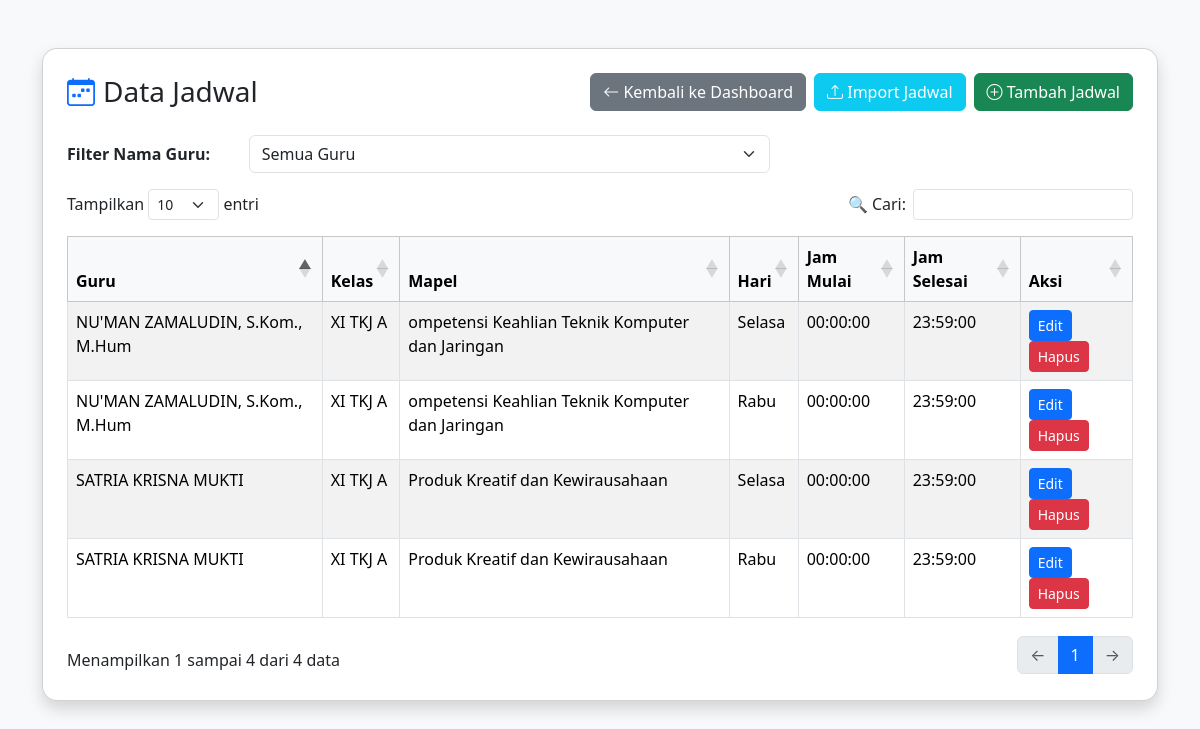
The page /public/index.php?page=jadwal (signed in) on the database its author committed.
### tables this page shows
CREATE TABLE `jadwal` (
  `id_jadwal` int(11) NOT NULL,
  `hari` varchar(20) DEFAULT NULL,
  `jam_mulai` time DEFAULT NULL,
  `jam_selesai` time DEFAULT NULL,
  `id_guru_mapel` int(11) DEFAULT NULL
);

CREATE TABLE `guru` (
  `id_guru` int(11) NOT NULL,
  `nama_guru` varchar(100) NOT NULL,
  `nip` varchar(50) DEFAULT NULL,
  `email` varchar(100) DEFAULT NULL,
  `password` varchar(255) DEFAULT NULL
);

CREATE TABLE `kelas` (
  `id_kelas` int(11) NOT NULL,
  `nama_kelas` varchar(50) NOT NULL
);

CREATE TABLE `mata_pelajaran` (
  `id_mapel` int(11) NOT NULL,
  `nama_mapel` varchar(100) DEFAULT NULL,
  `kode_mapel` varchar(20) DEFAULT NULL
);

### app/controllers/JadwalController.php (called while the page is built, shortened)
<?php
require_once __DIR__ . '/../../core/Database.php';
class JadwalController
{
    private $conn;
    public function __construct()
    {
        $db = new Database();
        $this->conn = $db->getConnection();
    }
    public function index()
    {
        $stmt = $this->conn->query("
            SELECT j.*, g.nama_guru, m.nama_mapel, k.nama_kelas
            FROM jadwal j
            JOIN guru_mapel gm ON j.id_guru_mapel = gm.id_guru_mapel
            JOIN guru g ON gm.id_guru = g.id_guru
            JOIN mata_pelajaran m ON gm.id_mapel = m.id_mapel
            JOIN kelas k ON gm.id_kelas = k.id_kelas
        ");
        $jadwal = $stmt->fetchAll(PDO::FETCH_ASSOC);
        include __DIR__ . '/../views/jadwal/index.php';
    }
}

### core/Database.php (called while the page is built)
<?php
class Database
{
    private static $connection;
    public static function getConnection()
    {
        if (!self::$connection) {
            try {
                $config = require __DIR__ . '/config.php';
                $host     = $config['db_host'];
                $dbname   = $config['db_name'];
                $username = $config['db_user'];
                $password = $config['db_password'];
                self::$connection = new PDO("mysql:host=$host;dbname=$dbname", $username, $password);
                self::$connection->setAttribute(PDO::ATTR_ERRMODE, PDO::ERRMODE_EXCEPTION);
            } catch (PDOException $e) {
                die("Connection failed: " . $e->getMessage());
            }
        }
        return self::$connection;
    }
}

### app/views/jadwal/index.php (the view, shortened to what this page needs)
<!DOCTYPE html>
<html lang="id">
<head>
    <link href="https://cdn.jsdelivr.net/npm/bootstrap@5.3.2/dist/css/bootstrap.min.css" rel="stylesheet">
    <link href="https://cdn.datatables.net/1.13.6/css/dataTables.bootstrap5.min.css" rel="stylesheet">
    <link href="https://cdn.datatables.net/buttons/2.4.2/css/buttons.bootstrap5.min.css" rel="stylesheet">
    <link href="https://cdn.jsdelivr.net/npm/bootstrap-icons@1.11.3/font/bootstrap-icons.css" rel="stylesheet">
    <link rel="stylesheet" href="assets/css/jadwal.css">
</head>
<body>
    <div class="container my-5">
        <div class="card shadow p-4">
            <div class="d-flex justify-content-between align-items-center mb-4 flex-wrap gap-2">
                <h3 class="mb-0"><i class="bi bi-calendar-week me-2"></i>Data Jadwal</h3>
                <div class="d-flex flex-wrap gap-2">
                    <a href="?page=dashboard" class="btn btn-secondary"><i class="bi bi-arrow-left"></i> Kembali ke Dashboard</a>
                    <?php if ($_SESSION['user']['role'] === 'admin'): ?>
                        <a href="?page=import_jadwal" class="btn btn-info text-white"><i class="bi bi-upload"></i> Import Jadwal</a>
                    <?php endif; ?>
                    <a href="?page=jadwal-create" class="btn btn-success"><i class="bi bi-plus-circle"></i> Tambah Jadwal</a>
                </div>
            </div>
            <div class="mb-3 row">
                <label for="filterGuru" class="col-sm-2 col-form-label fw-semibold">Filter Nama Guru:</label>
                <div class="col-sm-6">
                    <select id="filterGuru" class="form-select">
                        <option value="">Semua Guru</option>
                    </select>
                </div>
            </div>
            <table id="jadwalTable" class="table table-bordered table-striped table-hover">
                <thead class="table-light">
                    <tr>
                        <th>Guru</th>
                        <th>Kelas</th>
                        <th>Mapel</th>
                        <th>Hari</th>
                        <th>Jam Mulai</th>
                        <th>Jam Selesai</th>
                        <th>Aksi</th>
                    </tr>
                </thead>
                <tbody>
                    <?php foreach ($jadwal as $j): ?>
                        <tr>
                            <td><?= htmlspecialchars($j['nama_guru']) ?></td>
                            <td><?= htmlspecialchars($j['nama_kelas']) ?></td>
                            <td><?= htmlspecialchars($j['nama_mapel']) ?></td>
                            <td><?= htmlspecialchars($j['hari']) ?></td>
                            <td><?= htmlspecialchars($j['jam_mulai']) ?></td>
                            <td><?= htmlspecialchars($j['jam_selesai']) ?></td>
                            <td>
                                <a href="?page=jadwal-edit&id=<?= $j['id_jadwal'] ?>" class="btn btn-sm btn-primary">Edit</a>
                                <a href="?page=jadwal-delete&id=<?= $j['id_jadwal'] ?>" class="btn btn-sm btn-danger" onclick="return confirm('Yakin hapus?')">Hapus</a>
                            </td>
                        </tr>
                    <?php endforeach; ?>
                </tbody>
            </table>
        </div>
    </div>
</body>
</html>

### public/assets/css/jadwal.css (style rules this page uses)
body { background-color: #f8f9fa; }
.card { border-radius: 15px; }
h3 i { color: #0d6efd; }

### rows shown on the page
jadwal: guru.nama_guru "NU'MAN ZAMALUDIN, S.Kom., M.Hum", kelas.nama_kelas "XI TKJ A", mata_pelajaran.nama_mapel "ompetensi Keahlian Teknik Komputer dan Jaringan", hari "Selasa", jam_mulai "00:00:00", jam_selesai "23:59:00"
jadwal: guru.nama_guru "NU'MAN ZAMALUDIN, S.Kom., M.Hum", kelas.nama_kelas "XI TKJ A", mata_pelajaran.nama_mapel "ompetensi Keahlian Teknik Komputer dan Jaringan", hari "Rabu", jam_mulai "00:00:00", jam_selesai "23:59:00"
jadwal: guru.nama_guru "SATRIA KRISNA MUKTI", kelas.nama_kelas "XI TKJ A", mata_pelajaran.nama_mapel "Produk Kreatif dan Kewirausahaan", hari "Selasa", jam_mulai "00:00:00", jam_selesai "23:59:00"
jadwal: guru.nama_guru "SATRIA KRISNA MUKTI", kelas.nama_kelas "XI TKJ A", mata_pelajaran.nama_mapel "Produk Kreatif dan Kewirausahaan", hari "Rabu", jam_mulai "00:00:00", jam_selesai "23:59:00"
